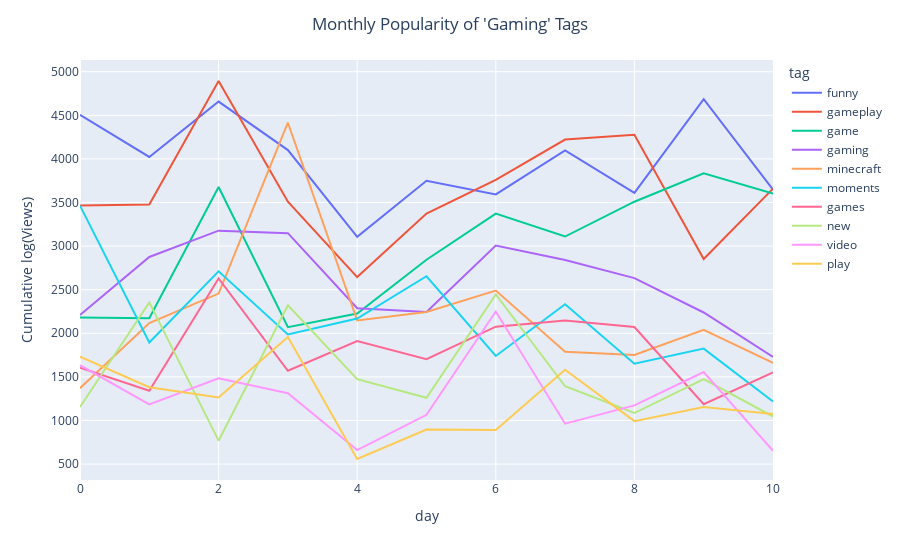

Here is the notebook cell this chart was saved with:
### Markdown cell above
##### Visualization

### Code cell
# Select category
category_name = "Gaming"

# Get data for category
cat_day = view_df[view_df["category"] == category_name]
day_data = dict()
for tag in cat_day["topTags"].iloc[0]:
    day_data[tag] = cat_day["topViews"].apply(lambda x: x[tag]).values
    
# Create df for viss
day_data = pd.DataFrame(day_data).reset_index().rename({"index": "day"}, axis=1)
day_data = pd.melt(day_data, id_vars="day").rename({"variable": "tag"}, axis=1)

# Plot
fig = px.line(day_data, x="day", y="value", color="tag")
fig.update_layout(
    title_text=f"Monthly Popularity of '{category_name}' Tags", title_x=0.5,
    yaxis_title="Cumulative log(Views)"
)
fig.show()

### Figure 1 — Plotly figure (JSON) as saved in the notebook; plotly's stock layout.template omitted (floating-point values rounded to 4 significant figures)
{"data": [{"hovertemplate": "tag=funny<br>day=%{x}<br>value=%{y}<extra></extra>", "legendgroup": "funny", "line": {"color": "#636efa", "dash": "solid"}, "marker": {"symbol": "circle"}, "mode": "lines", "name": "funny", "orientation": "v", "showlegend": true, "type": "scatter", "x": [0, 1, 2, 3, 4, 5, 6, 7, 8, 9, 10], "xaxis": "x", "y": [4506.0, 4022.0, 4657.0, 4101.0, 3107.0, 3749.0, 3592.0, 4097.0, 3611.0, 4685.0, 3647.0], "yaxis": "y"}, {"hovertemplate": "tag=gameplay<br>day=%{x}<br>value=%{y}<extra></extra>", "legendgroup": "gameplay", "line": {"color": "#EF553B", "dash": "solid"}, "marker": {"symbol": "circle"}, "mode": "lines", "name": "gameplay", "orientation": "v", "showlegend": true, "type": "scatter", "x": [0, 1, 2, 3, 4, 5, 6, 7, 8, 9, 10], "xaxis": "x", "y": [3465.0, 3477.0, 4894.0, 3510.0, 2644.0, 3373.0, 3759.0, 4222.0, 4278.0, 2852.0, 3659.0], "yaxis": "y"}, {"hovertemplate": "tag=game<br>day=%{x}<br>value=%{y}<extra></extra>", "legendgroup": "game", "line": {"color": "#00cc96", "dash": "solid"}, "marker": {"symbol": "circle"}, "mode": "lines", "name": "game", "orientation": "v", "showlegend": true, "type": "scatter", "x": [0, 1, 2, 3, 4, 5, 6, 7, 8, 9, 10], "xaxis": "x", "y": [2182.0, 2173.0, 3678.0, 2070.0, 2226.0, 2843.0, 3373.0, 3110.0, 3509.0, 3834.0, 3603.0], "yaxis": "y"}, {"hovertemplate": "tag=gaming<br>day=%{x}<br>value=%{y}<extra></extra>", "legendgroup": "gaming", "line": {"color": "#ab63fa", "dash": "solid"}, "marker": {"symbol": "circle"}, "mode": "lines", "name": "gaming", "orientation": "v", "showlegend": true, "type": "scatter", "x": [0, 1, 2, 3, 4, 5, 6, 7, 8, 9, 10], "xaxis": "x", "y": [2209.0, 2875.0, 3177.0, 3149.0, 2288.0, 2245.0, 3006.0, 2840.0, 2633.0, 2239.0, 1728.0], "yaxis": "y"}, {"hovertemplate": "tag=minecraft<br>day=%{x}<br>value=%{y}<extra></extra>", "legendgroup": "minecraft", "line": {"color": "#FFA15A", "dash": "solid"}, "marker": {"symbol": "circle"}, "mode": "lines", "name": "minecraft", "orientation": "v", "showlegend": true, "type": "scatter", "x": [0, 1, 2, 3, 4, 5, 6, 7, 8, 9, 10], "xaxis": "x", "y": [1370.0, 2118.0, 2456.0, 4415.0, 2147.0, 2244.0, 2490.0, 1787.0, 1752.0, 2039.0, 1660.0], "yaxis": "y"}, {"hovertemplate": "tag=moments<br>day=%{x}<br>value=%{y}<extra></extra>", "legendgroup": "moments", "line": {"color": "#19d3f3", "dash": "solid"}, "marker": {"symbol": "circle"}, "mode": "lines", "name": "moments", "orientation": "v", "showlegend": true, "type": "scatter", "x": [0, 1, 2, 3, 4, 5, 6, 7, 8, 9, 10], "xaxis": "x", "y": [3464.0, 1895.0, 2710.0, 1986.0, 2169.0, 2654.0, 1740.0, 2332.0, 1651.0, 1824.0, 1218.0], "yaxis": "y"}, {"hovertemplate": "tag=games<br>day=%{x}<br>value=%{y}<extra></extra>", "legendgroup": "games", "line": {"color": "#FF6692", "dash": "solid"}, "marker": {"symbol": "circle"}, "mode": "lines", "name": "games", "orientation": "v", "showlegend": true, "type": "scatter", "x": [0, 1, 2, 3, 4, 5, 6, 7, 8, 9, 10], "xaxis": "x", "y": [1605.0, 1342.0, 2628.0, 1570.0, 1911.0, 1703.0, 2076.0, 2148.0, 2072.0, 1187.0, 1551.0], "yaxis": "y"}, {"hovertemplate": "tag=new<br>day=%{x}<br>value=%{y}<extra></extra>", "legendgroup": "new", "line": {"color": "#B6E880", "dash": "solid"}, "marker": {"symbol": "circle"}, "mode": "lines", "name": "new", "orientation": "v", "showlegend": true, "type": "scatter", "x": [0, 1, 2, 3, 4, 5, 6, 7, 8, 9, 10], "xaxis": "x", "y": [1154.0, 2354.0, 768.4, 2321.0, 1474.0, 1260.0, 2445.0, 1393.0, 1085.0, 1475.0, 1046.0], "yaxis": "y"}, {"hovertemplate": "tag=video<br>day=%{x}<br>value=%{y}<extra></extra>", "legendgroup": "video", "line": {"color": "#FF97FF", "dash": "solid"}, "marker": {"symbol": "circle"}, "mode": "lines", "name": "video", "orientation": "v", "showlegend": true, "type": "scatter", "x": [0, 1, 2, 3, 4, 5, 6, 7, 8, 9, 10], "xaxis": "x", "y": [1634.0, 1184.0, 1485.0, 1313.0, 661.2, 1065.0, 2250.0, 963.2, 1173.0, 1556.0, 651.6], "yaxis": "y"}, {"hovertemplate": "tag=play<br>day=%{x}<br>value=%{y}<extra></extra>", "legendgroup": "play", "line": {"color": "#FECB52", "dash": "solid"}, "marker": {"symbol": "circle"}, "mode": "lines", "name": "play", "orientation": "v", "showlegend": true, "type": "scatter", "x": [0, 1, 2, 3, 4, 5, 6, 7, 8, 9, 10], "xaxis": "x", "y": [1731.0, 1381.0, 1265.0, 1958.0, 558.2, 895.2, 891.7, 1583.0, 992.4, 1155.0, 1074.0], "yaxis": "y"}], "layout": {"legend": {"title": {"text": "tag"}, "tracegroupgap": 0}, "margin": {"t": 60}, "title": {"text": "Monthly Popularity of 'Gaming' Tags", "x": 0.5}, "xaxis": {"anchor": "y", "domain": [0, 1], "title": {"text": "day"}}, "yaxis": {"anchor": "x", "domain": [0, 1], "title": {"text": "Cumulative log(Views)"}}}}
